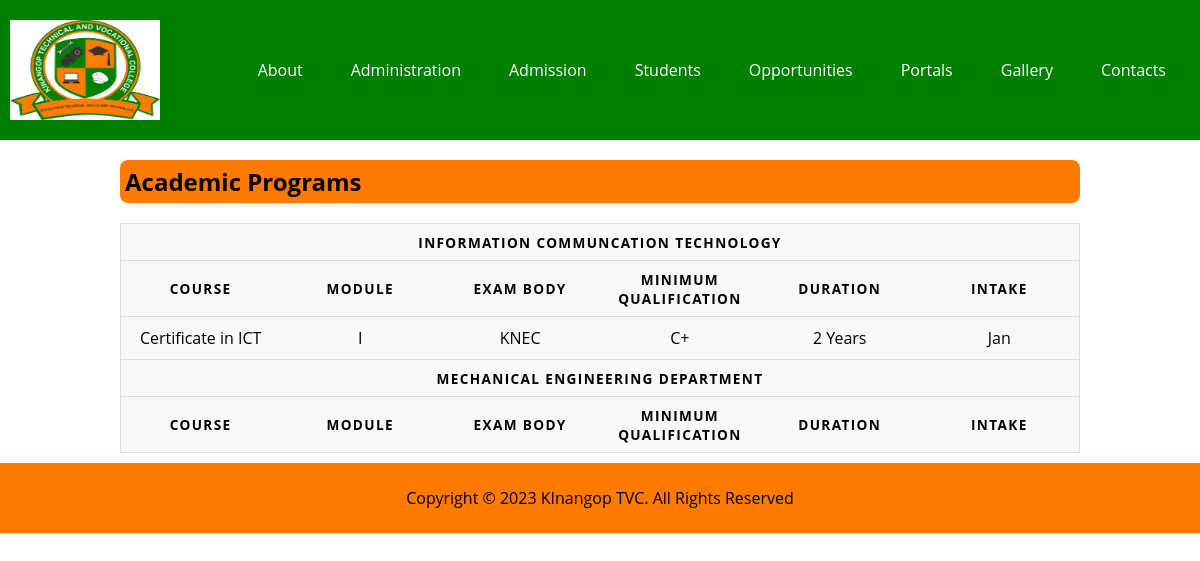
Screenshot of /programs/ with the database file from the repository.
### department/models.py (models this page shows, shortened)
class department(models.Model):
    department_name = models.CharField(max_length=150)
    department_code = models.CharField(max_length=150)

class course(models.Model):
    exam_bodies_choices = [
        ('KNEC', 'KNEC'),
        ('NITA', 'NITA'),
        ('KASNEB', 'KASNEB'),
    ]
    department = models.ForeignKey(department, on_delete=models.CASCADE)
    course_code = models.CharField(max_length=150)
    course_name = models.CharField(max_length=150)
    module = models.CharField(max_length=50)
    exam_body = models.CharField(max_length=50, choices = exam_bodies_choices)
    min_qualification = models.CharField(max_length=150)
    duration = models.CharField(max_length=50)
    intake = models.CharField(max_length=50)

### department/views.py (the view)
# urls.py: path('programs/', views.programsView, name='programs'),
def programsView(request):
    departments = department.objects.all()
    context = {'departments' : departments }
    return render(request, 'admissions/programs.html', context)

### pages/templates/admissions/programs.html (shortened to what this page needs)
{% extends 'app/main.html' %} {% load static %}
  {% block content %}
  <section class="main">
    <div class="container">
      <section class="content">
        <h2 class="title-head">Academic Programs</h2>
        <table>
          <thead>
            {% for department in departments %}
            <tr>
              <th colspan="6">{{ department.department_name }}</th>
            </tr>
            <tr>
              <th scope="col">Course</th>
              <th scope="col">Module</th>
              <th scope="col">Exam Body</th>
              <th scope="col">Minimum Qualification</th>
              <th scope="col">Duration</th>
              <th scope="col">Intake</th>
            </tr>
          </thead>
          {% for course in department.course_set.all %}
          <tbody>
            <tr>
              <td scope="row" data-label="Course">{{ course.course_name}}</td>
              <td scope="row" data-label="Module">{{ course.module}}</td>
              <td data-label="Exam Body">{{ course.exam_body}}</td>
              <td data-label="Minimum Qualification">
                {{ course.min_qualification }}
              </td>
              <td data-label="Duration">{{ course.duration }}</td>
              <td data-label="Intake">{{ course.intake }}</td>
            </tr>
          </tbody>
          {% endfor%} {% endfor %}
        </table>
      </section>
    </div>
  </section>
  {% endblock %}

### static/css/styles.css (style rules this page uses)
:root { --primary-color: hsl(120, 100%, 25%); --secondary-color: hsl(29, 100%, 50%); --white: hsl(255, 100%, 100%); --blue: hsl(248, 32%, 49%); --darkBlue: hsl(249, 10%, 26%); --grayishBlue: hsl(246, 25%, 77%); --darkgreen: hsl(154, 50%, 45%); }
*, *::after, *::before { margin: 0; padding: 0; box-sizing: border-box; }
html { font-size: 62.5%; font-family: "Open sans", sans-serif; }
body { font-size: 1.6rem; min-height: 100vh; }
.container { max-width: 80%; margin: auto; }
.title-head { padding: 0.5rem; font-size: 2.4rem; background-color: var(--secondary-color); border-radius: 0.8rem; margin: 2rem 0; }
.content { margin: 1rem 0; }
table { border: 1px solid #ccc; border-collapse: collapse; width: 100%; table-layout: fixed; }
table tr { background-color: #f8f8f8; border: 1px solid #ddd; padding: 0.35em; }
table th, table td { padding: 0.625em; text-align: center; }
table th { font-size: 0.85em; letter-spacing: 0.1em; text-transform: uppercase; }

### rows the page displays
department: department_name "INFORMATION COMMUNCATION TECHNOLOGY"
course: course_name "Certificate in ICT", module "I", exam_body "KNEC", min_qualification "C+", duration "2 Years", intake "Jan"
department: department_name "MECHANICAL ENGINEERING DEPARTMENT"
